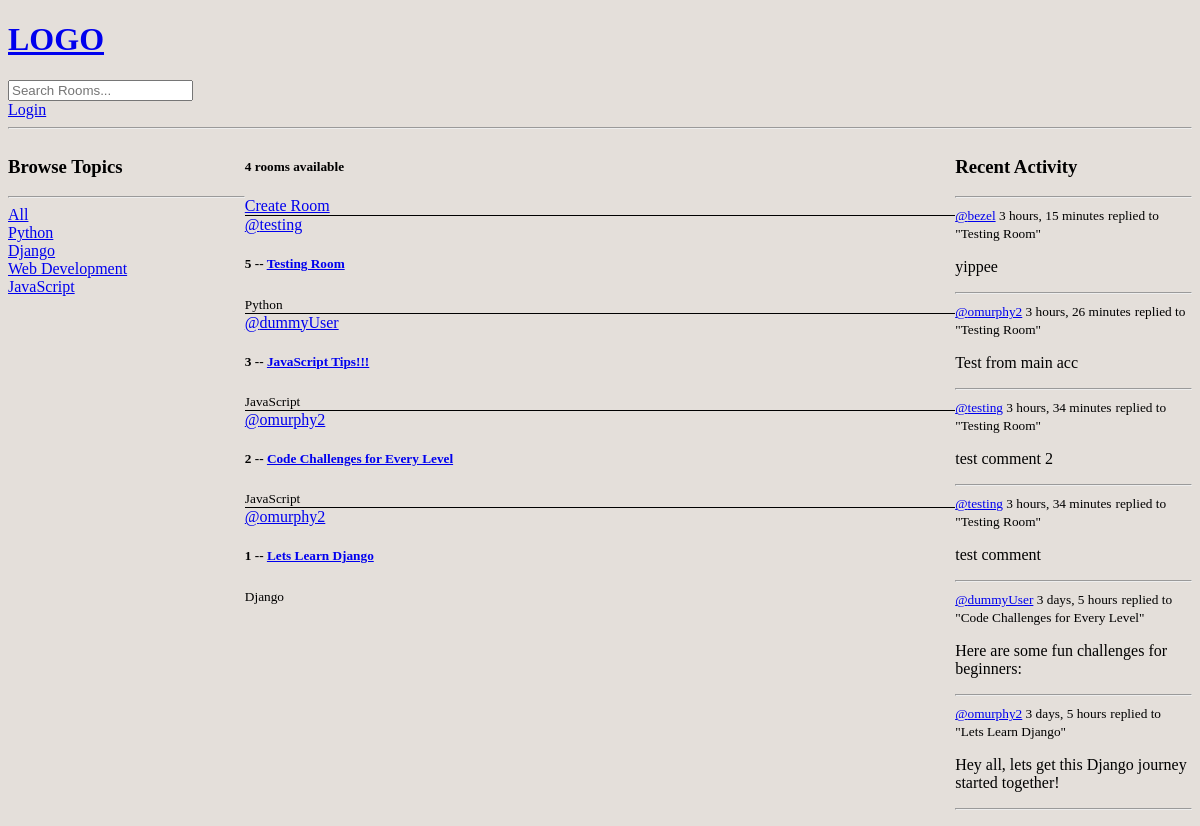
The app's page /, older data.
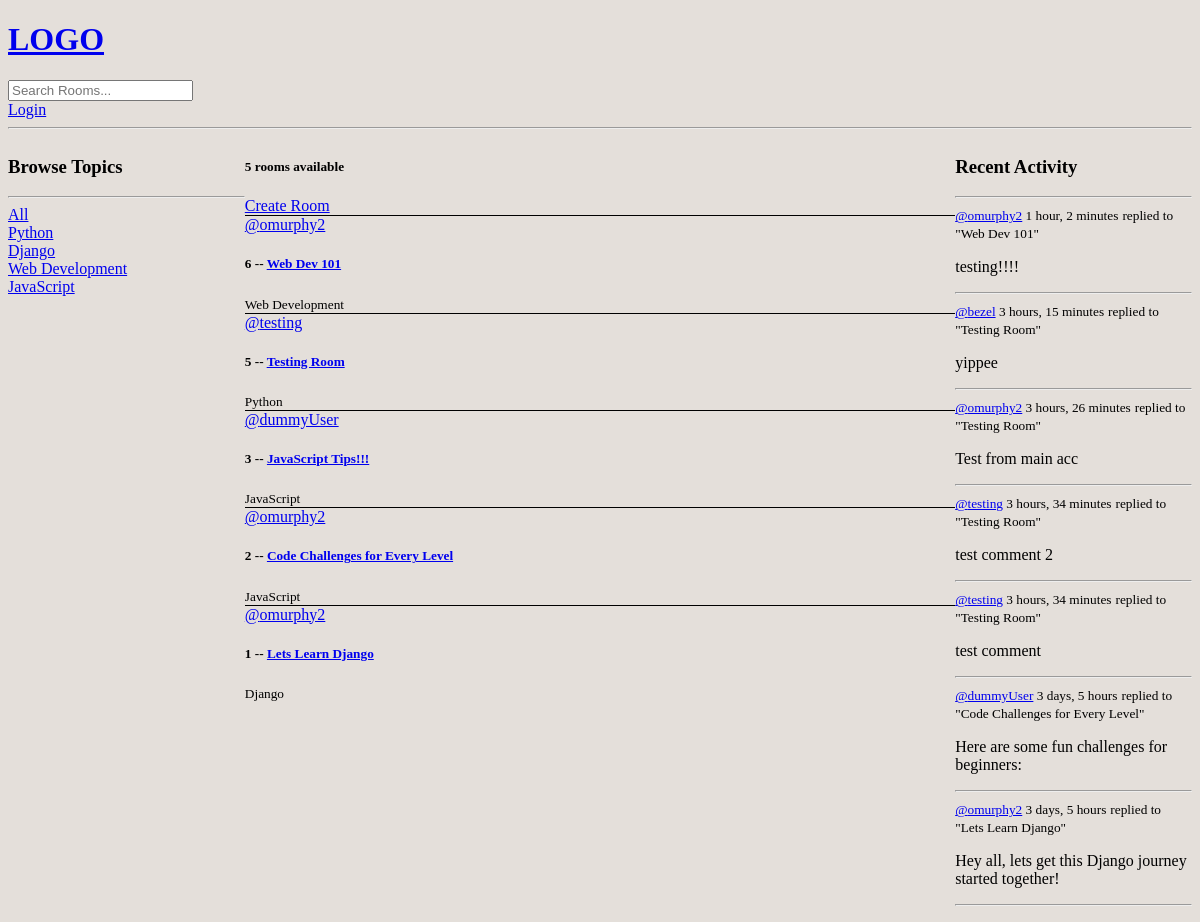
The same page, newer data.
### base/models.py (models this page shows, shortened)
class Topic(models.Model):
    name = models.CharField(max_length=200)

class Room(models.Model):
    host = models.ForeignKey(User, on_delete=models.SET_NULL, null=True)
    topic = models.ForeignKey(Topic, on_delete=models.SET_NULL, null=True)
    name = models.CharField(max_length=200)
    description = models.TextField(null=True, blank=True)
    participants = models.ManyToManyField(User, related_name='participants', blank=True)
    updated = models.DateTimeField(auto_now=True)
    created = models.DateTimeField(auto_now_add=True)
    class Meta:
        ordering = ['-updated', '-created']
    def __str__(self):
        return self.name

class Message(models.Model):
    user = models.ForeignKey(User, on_delete=models.CASCADE)
    room = models.ForeignKey(Room, on_delete=models.CASCADE)
    body = models.TextField()
    updated = models.DateTimeField(auto_now=True)
    created = models.DateTimeField(auto_now_add=True)
    class Meta:
        ordering = ['-updated', '-created']

### base/views.py (the view)
# urls.py: path('', views.home, name="home"),
def home(request):
    q = request.GET.get('q') if request.GET.get('q') != None else ''
    rooms = Room.objects.filter(
        Q(topic__name__icontains=q) |
        Q(name__icontains=q) |
        Q(description__icontains=q)
    )
    topics = Topic.objects.all()
    room_count = rooms.count()
    activity_messages = Message.objects.all().filter(Q(room__topic__name__icontains=q))
    context = {'rooms':rooms, 'topics':topics, 'room_count':room_count, 'activity_messages':activity_messages}
    return render(request, 'base/home.html', context)

### base/templates/base/home.html (shortened to what this page needs)
{% extends 'main.html' %}
{% block content %}
<div class="home-container">
    <div>
        {% include 'base/topics_component.html' %}
    </div>
    <div>
        <h5>{{room_count}} rooms available</h5>
        <a href="{% url 'create-room' %}">Create Room</a>
        {% include 'base/feed_component.html' %}
    </div>
    <div>
        {% include 'base/activity_component.html' %}
    </div>
</div>
{% endblock content %}

### base/templates/base/topics_component.html
<h3>Browse Topics</h3>
<hr>
<div>
    <a href="{% url 'home' %}">All</a>
</div>
{% for topic in topics %}
    <div>
        <a href="{% url 'home' %}?q={{topic.name}}">{{topic.name}}</a>
    </div>
{% endfor %}

### base/templates/base/feed_component.html (shortened to what this page needs)
<div>
    {% for room in rooms%}
    <div class='room'>
        <a href="{% url 'user-profile' room.host.id %}">@{{room.host.username}}</a>
        <h5>{{room.id}} -- <a href="{% url 'room' room.id %}">{{room.name}}</a></h5>
        <small>{{room.topic.name}}</small>
    </div>
    {% endfor%}
</div>

### base/templates/base/activity_component.html (shortened to what this page needs)
<h3>Recent Activity</h3>
<hr>
{% for message in activity_messages %}
    <div>
        <small><a href="{% url 'user-profile' message.user.id %}">@{{message.user}}</a> {{message.created|timesince}}</small>
        <small>replied to "{{message.room}}"</small>
        <p>{{message.body}}</p>
        <hr>
    </div>
{% endfor %}

Row changes from the older to the newer data that the page shows:
added Room: host.username "omurphy2", id "6", name "Web Dev 101", topic.name "Web Development"
added Message: user "omurphy2", created "1 hour, 2 minutes", room "Web Dev 101", body "testing!!!!"
Text that changed along with them:
{{ room_count }}: "4" → "5"
